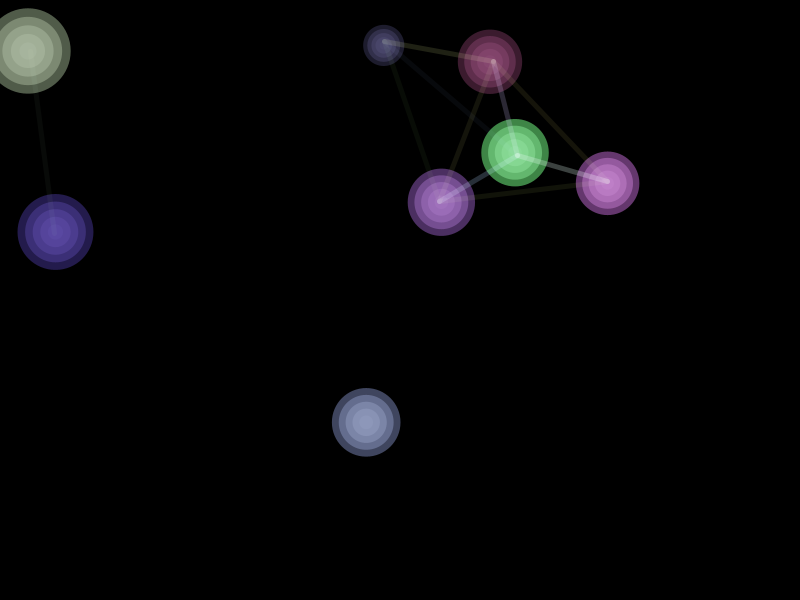
Frame 1 (no input)
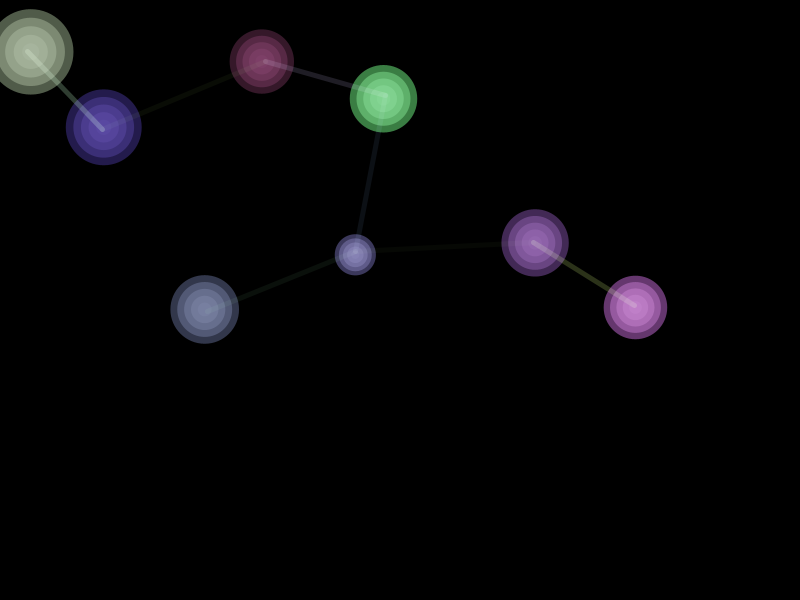
Frame 60 (the mouse pressed at the canvas centre just before this capture)
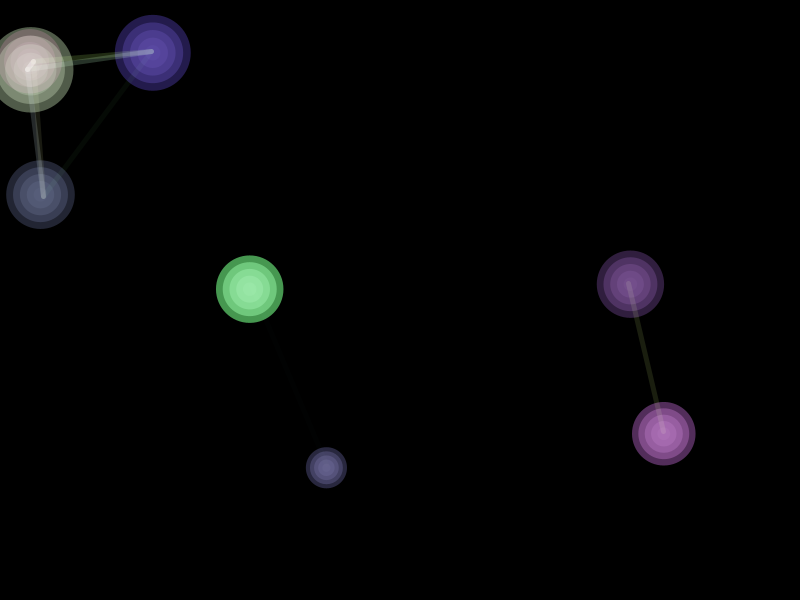
Frame 120 (the mouse held since frame 60 and released just before this capture)

The Processing sketch that drew these frames (run headless with seeded random() and noise(); from frame 60 on, the mouse is pressed at the canvas centre):

// Processing sketch: eight_circles
// ── eight_circles.pde
// 8 bouncing, color-combining circles
// Brightness fades with distance from center

int N = 8;
Mover[] movers;

void setup() {
  size(800, 600);
  //smooth();
  blendMode(SCREEN); // overlapping colors combine nicely
  movers = new Mover[N];
  for (int i = 0; i < N; i++) {
    movers[i] = new Mover();
  }
}

void draw() {
  background(0);
  
    for (int i = 0; i < N; i++) {
    for (int j = i + 1; j < N; j++) {
      float d = dist(movers[i].pos.x, movers[i].pos.y,
                     movers[j].pos.x, movers[j].pos.y);
      if (d < 200) {
        // Alpha fades with distance
        float a = map(d, 0, 200, 180, 0);
        // Color = mid blend between both circles
        color c = lerpColor(movers[i].baseColor, movers[j].baseColor, 0.5);
        stroke(red(c), blue(c), green(c), a);
        strokeWeight(5);
        line(movers[i].pos.x, movers[i].pos.y, movers[j].pos.x, movers[j].pos.y);
      }
    }
    }
    
  for (Mover m : movers) {
    m.update();
    m.display();
  }
}

class Mover {
  PVector pos;
  PVector vel;
  color baseColor;
  float radius;

  Mover() {
    pos = new PVector(random(width), random(height));
    vel = PVector.random2D().mult(random(1.5, 4.0));
    baseColor = color(random(60, 255), random(60, 255), random(60, 255));
    radius = random(40, 100);
  }

  void update() {
    pos.add(vel);

    // Bounce off edges
    if (pos.x < radius/2 || pos.x > width - radius/2) vel.x *= -1;
    if (pos.y < radius/2 || pos.y > height - radius/2) vel.y *= -1;
  }

  void display() {
    // Distance from screen center
    float d = dist(pos.x, pos.y, width/2, height/2);

    // Map distance to brightness (closer = brighter)
    float a = map(d, 0, max(width, height)/2, 255, 30);
    a = constrain(a, 100, 255);

    noStroke();
    for (int i = 5; i > 0; i--) {
  fill(red(baseColor), green(baseColor), blue(baseColor), a * (i / 5.0));
  ellipse(pos.x, pos.y, radius * i/5.0, radius * i/5.0);
    }
  }
}
